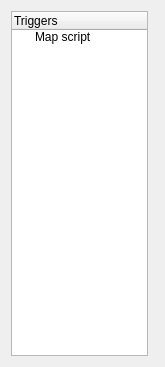
<?xml version="1.0" encoding="UTF-8"?>
<ui version="4.0">
 <class>TriggerEditor</class>
 <widget class="QWidget" name="TriggerEditor">
  <property name="geometry">
   <rect>
    <x>0</x>
    <y>0</y>
    <width>165</width>
    <height>367</height>
   </rect>
  </property>
  <property name="windowTitle">
   <string>Form</string>
  </property>
  <layout class="QGridLayout" name="gridLayout">
   <item row="0" column="0">
    <widget class="QTreeWidget" name="treeWidget">
     <column>
      <property name="text">
       <string>Triggers</string>
      </property>
     </column>
     <item>
      <property name="text">
       <string>Map script</string>
      </property>
     </item>
    </widget>
   </item>
   <item row="0" column="1">
    <widget class="QWidget" name="m_triggerWidget" native="true"/>
   </item>
  </layout>
 </widget>
 <resources/>
 <connections/>
</ui>
